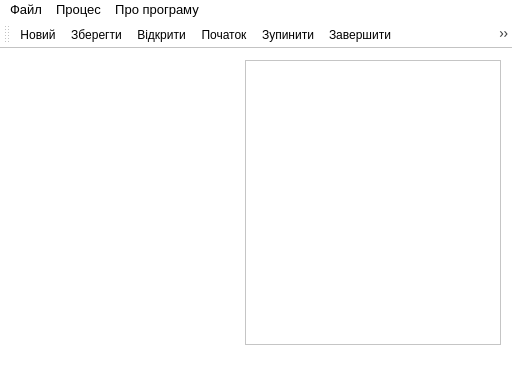
<?xml version="1.0" encoding="UTF-8"?>
<ui version="4.0">
 <class>MyMainWindow</class>
 <widget class="QMainWindow" name="MyMainWindow">
  <property name="geometry">
   <rect>
    <x>0</x>
    <y>0</y>
    <width>512</width>
    <height>378</height>
   </rect>
  </property>
  <property name="windowTitle">
   <string>SmartReport</string>
  </property>
  <property name="windowIcon">
   <iconset resource="backgraund.qrc">
    <normaloff>:/resource/Icon2.png</normaloff>:/resource/Icon2.png</iconset>
  </property>
  <property name="styleSheet">
   <string notr="true">background-color: rgb(255, 255, 255);
selection-color: rgb(0, 0, 0);
selection-background-color: rgb(217, 217, 217);
</string>
  </property>
  <widget class="QWidget" name="centralWidget">
   <layout class="QGridLayout" name="gridLayout_4">
    <item row="0" column="0">
     <layout class="QGridLayout" name="gridLayout_2"/>
    </item>
    <item row="0" column="1">
     <layout class="QGridLayout" name="gridLayout_3">
      <item row="0" column="0">
       <spacer name="horizontalSpacer_2">
        <property name="orientation">
         <enum>Qt::Horizontal</enum>
        </property>
        <property name="sizeHint" stdset="0">
         <size>
          <width>40</width>
          <height>20</height>
         </size>
        </property>
       </spacer>
      </item>
      <item row="0" column="1">
       <spacer name="verticalSpacer">
        <property name="orientation">
         <enum>Qt::Vertical</enum>
        </property>
        <property name="sizeHint" stdset="0">
         <size>
          <width>20</width>
          <height>40</height>
         </size>
        </property>
       </spacer>
      </item>
     </layout>
    </item>
    <item row="0" column="2">
     <widget class="QTextBrowser" name="textBrowser">
      <property name="enabled">
       <bool>true</bool>
      </property>
      <property name="styleSheet">
       <string notr="true">font: 10pt &quot;MS Shell Dlg 2&quot;;</string>
      </property>
     </widget>
    </item>
   </layout>
  </widget>
  <widget class="QMenuBar" name="menuBar">
   <property name="geometry">
    <rect>
     <x>0</x>
     <y>0</y>
     <width>512</width>
     <height>22</height>
    </rect>
   </property>
   <property name="font">
    <font>
     <family>MS Shell Dlg 2</family>
     <pointsize>10</pointsize>
     <weight>50</weight>
     <italic>false</italic>
     <bold>false</bold>
    </font>
   </property>
   <widget class="QMenu" name="menuFile">
    <property name="font">
     <font>
      <family>MS Shell Dlg 2</family>
      <pointsize>10</pointsize>
      <weight>50</weight>
      <italic>false</italic>
      <bold>false</bold>
     </font>
    </property>
    <property name="title">
     <string>Файл</string>
    </property>
    <addaction name="new_2"/>
    <addaction name="save"/>
    <addaction name="open"/>
    <addaction name="separator"/>
    <addaction name="exit"/>
   </widget>
   <widget class="QMenu" name="menuProcess">
    <property name="font">
     <font>
      <family>MS Shell Dlg 2</family>
      <pointsize>10</pointsize>
      <weight>50</weight>
      <italic>false</italic>
      <bold>false</bold>
     </font>
    </property>
    <property name="title">
     <string>Процес</string>
    </property>
    <addaction name="start"/>
    <addaction name="pause"/>
    <addaction name="stop"/>
    <addaction name="action"/>
   </widget>
   <widget class="QMenu" name="menuAbout">
    <property name="font">
     <font>
      <family>MS Shell Dlg 2</family>
      <pointsize>10</pointsize>
      <weight>50</weight>
      <italic>false</italic>
      <bold>false</bold>
     </font>
    </property>
    <property name="title">
     <string>Про програму</string>
    </property>
    <addaction name="about"/>
    <addaction name="help"/>
   </widget>
   <addaction name="menuFile"/>
   <addaction name="menuProcess"/>
   <addaction name="menuAbout"/>
  </widget>
  <widget class="QStatusBar" name="statusBar"/>
  <widget class="QToolBar" name="mainToolBar">
   <attribute name="toolBarArea">
    <enum>TopToolBarArea</enum>
   </attribute>
   <attribute name="toolBarBreak">
    <bool>false</bool>
   </attribute>
   <addaction name="new_2"/>
   <addaction name="save"/>
   <addaction name="open"/>
   <addaction name="start"/>
   <addaction name="pause"/>
   <addaction name="stop"/>
   <addaction name="action"/>
   <addaction name="about"/>
  </widget>
  <action name="start">
   <property name="checkable">
    <bool>true</bool>
   </property>
   <property name="icon">
    <iconset resource="backgraund.qrc">
     <normaloff>:/resource/media_playback_start.png</normaloff>:/resource/media_playback_start.png</iconset>
   </property>
   <property name="text">
    <string>Початок</string>
   </property>
   <property name="shortcut">
    <string>1</string>
   </property>
  </action>
  <action name="pause">
   <property name="checkable">
    <bool>true</bool>
   </property>
   <property name="icon">
    <iconset resource="backgraund.qrc">
     <normaloff>:/resource/media_playback_pause.png</normaloff>:/resource/media_playback_pause.png</iconset>
   </property>
   <property name="text">
    <string>Зупинити</string>
   </property>
   <property name="shortcut">
    <string>Space</string>
   </property>
  </action>
  <action name="stop">
   <property name="checkable">
    <bool>true</bool>
   </property>
   <property name="icon">
    <iconset resource="backgraund.qrc">
     <normaloff>:/resource/media_playback_stop.png</normaloff>:/resource/media_playback_stop.png</iconset>
   </property>
   <property name="text">
    <string>Завершити</string>
   </property>
   <property name="shortcut">
    <string>2</string>
   </property>
  </action>
  <action name="about">
   <property name="checkable">
    <bool>true</bool>
   </property>
   <property name="icon">
    <iconset resource="backgraund.qrc">
     <normaloff>:/resource/information.png</normaloff>:/resource/information.png</iconset>
   </property>
   <property name="text">
    <string>Про програму</string>
   </property>
   <property name="shortcut">
    <string>F2</string>
   </property>
  </action>
  <action name="help">
   <property name="checkable">
    <bool>true</bool>
   </property>
   <property name="text">
    <string>Допомога</string>
   </property>
   <property name="shortcut">
    <string>F1</string>
   </property>
  </action>
  <action name="new_2">
   <property name="checkable">
    <bool>true</bool>
   </property>
   <property name="icon">
    <iconset resource="backgraund.qrc">
     <normaloff>:/resource/document_new.png</normaloff>:/resource/document_new.png</iconset>
   </property>
   <property name="text">
    <string>Новий</string>
   </property>
   <property name="shortcut">
    <string>Ctrl+N</string>
   </property>
  </action>
  <action name="save">
   <property name="checkable">
    <bool>true</bool>
   </property>
   <property name="icon">
    <iconset resource="backgraund.qrc">
     <normaloff>:/resource/save.png</normaloff>:/resource/save.png</iconset>
   </property>
   <property name="text">
    <string>Зберегти</string>
   </property>
   <property name="shortcut">
    <string>Ctrl+S</string>
   </property>
  </action>
  <action name="open">
   <property name="checkable">
    <bool>true</bool>
   </property>
   <property name="icon">
    <iconset resource="backgraund.qrc">
     <normaloff>:/resource/orange_folder_open.png</normaloff>:/resource/orange_folder_open.png</iconset>
   </property>
   <property name="text">
    <string>Відкрити</string>
   </property>
   <property name="shortcut">
    <string>Ctrl+O</string>
   </property>
  </action>
  <action name="exit">
   <property name="checkable">
    <bool>true</bool>
   </property>
   <property name="text">
    <string>Вихід</string>
   </property>
   <property name="shortcut">
    <string>Esc</string>
   </property>
  </action>
  <action name="action">
   <property name="checkable">
    <bool>true</bool>
   </property>
   <property name="icon">
    <iconset resource="backgraund.qrc">
     <normaloff>:/resource/Icon.png</normaloff>:/resource/Icon.png</iconset>
   </property>
   <property name="text">
    <string>Сформувати звіт</string>
   </property>
   <property name="shortcut">
    <string>Ctrl+D</string>
   </property>
  </action>
 </widget>
 <layoutdefault spacing="6" margin="11"/>
 <resources>
  <include location="backgraund.qrc"/>
 </resources>
 <connections/>
</ui>
